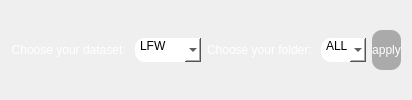
       <widget class="QFrame" name="buttonspace">
        <property name="maximumSize">
         <size>
          <width>16777215</width>
          <height>150</height>
         </size>
        </property>
        <layout class="QHBoxLayout" name="horizontalLayout_4">
         <item>
          <widget class="QLabel" name="label_21">
           <property name="maximumSize">
            <size>
             <width>150</width>
             <height>50</height>
            </size>
           </property>
           <property name="styleSheet">
            <string notr="true">background-color: &quot;transparent&quot;;
color: rgb(255, 255, 255);
font: 10pt &quot;Georgia&quot;;
</string>
           </property>
           <property name="text">
            <string>Choose your dataset: </string>
           </property>
           <property name="alignment">
            <set>Qt::AlignRight|Qt::AlignTrailing|Qt::AlignVCenter</set>
           </property>
          </widget>
         </item>
         <item>
          <widget class="QComboBox" name="datasetcombobox">
           <property name="maximumSize">
            <size>
             <width>100</width>
             <height>16777215</height>
            </size>
           </property>
           <property name="styleSheet">
            <string notr="true"> QComboBox {
        background-color: white;
        font: 10pt &quot;Georgia&quot;;
        padding-bottom: 8px;
        padding-left: 5px;
        border-radius: 10px;
		align:justify
    }
    
    QComboBox::down-arrow {
        subcontrol-origin: padding;
        subcontrol-position: bottom right;
        border-radius: 10px;
        text-align: center;
		image: url(:/icons/images/fleche-vers-le-bas.png);
		border:none
    }
    
    QComboBox QAbstractItemView {
        background-color: white;
    }
    
    QComboBox QAbstractItemView::item:hover {
        background-color: qlineargradient(spread:pad, x1:0.5, y1:0, x2:0.5, y2:1, stop:0 rgba(90, 255, 231, 255), stop:1 rgba(21, 205, 202, 255));
        color: white;
    }
QComboBox QAbstractItemView {
    background-color: white;
}

QComboBox QAbstractItemView::scrollbar:vertical {
    background-color: #E0E0E0;  /* Set the background color of the vertical scrollbar */
    width: 10px;                /* Set the width of the scrollbar */
}

QComboBox QAbstractItemView::scrollbar-handle:vertical {
    background-color: #BDBDBD;  /* Set the color of the scrollbar handle */
    border-radius: 5px;         /* Add rounded corners to the scrollbar handle */
}

QScrollBar:vertical {border: 1px solid #999999; background:white; width:10px; margin: 0px 0px 0px 0px;}


QScrollBar::handle:vertical {background:rgb(47, 61, 78);  min-height: 0px; border-radius: 20px}</string>
           </property>
           <item>
            <property name="text">
             <string>LFW</string>
            </property>
           </item>
           <item>
            <property name="text">
             <string>XQLFW</string>
            </property>
           </item>
          </widget>
         </item>
         <item>
          <widget class="QLabel" name="label_14">
           <property name="maximumSize">
            <size>
             <width>150</width>
             <height>50</height>
            </size>
           </property>
           <property name="styleSheet">
            <string notr="true">background-color: &quot;transparent&quot;;
color: rgb(255, 255, 255);
font: 10pt &quot;Georgia&quot;;
</string>
           </property>
           <property name="text">
            <string>Choose your folder: </string>
           </property>
           <property name="alignment">
            <set>Qt::AlignRight|Qt::AlignTrailing|Qt::AlignVCenter</set>
           </property>
          </widget>
         </item>
         <item>
          <widget class="QComboBox" name="foldcombobox">
           <property name="maximumSize">
            <size>
             <width>100</width>
             <height>16777215</height>
            </size>
           </property>
           <property name="styleSheet">
            <string notr="true"> QComboBox {
        background-color: white;
        font: 10pt &quot;Georgia&quot;;
        padding-bottom: 8px;
        padding-left: 5px;
        border-radius: 10px;
		align:justify
    }
    
    QComboBox::down-arrow {
        subcontrol-origin: content;
        subcontrol-position: bottom right;
        border-radius: 10px;
        text-align: center;
		image: url(:/icons/images/fleche-vers-le-bas.png);
		border:none
    }
    
    QComboBox QAbstractItemView {
        background-color: white;
    }
    
    QComboBox QAbstractItemView::item:hover {
        background-color: qlineargradient(spread:pad, x1:0.5, y1:0, x2:0.5, y2:1, stop:0 rgba(90, 255, 231, 255), stop:1 rgba(21, 205, 202, 255));
        color: white;
    }
QComboBox QAbstractItemView {
    background-color: white;
}

QComboBox QAbstractItemView::scrollbar:vertical {
    background-color: #E0E0E0;  /* Set the background color of the vertical scrollbar */
    width: 10px;                /* Set the width of the scrollbar */
}

QComboBox QAbstractItemView::scrollbar-handle:vertical {
    background-color: #BDBDBD;  /* Set the color of the scrollbar handle */
    border-radius: 5px;         /* Add rounded corners to the scrollbar handle */
}

QScrollBar:vertical {border: 1px solid #999999; background:white; width:10px; margin: 0px 0px 0px 0px;}


QScrollBar::handle:vertical {background:rgb(47, 61, 78);  min-height: 0px; border-radius: 20px}</string>
           </property>
           <item>
            <property name="text">
             <string>ALL</string>
            </property>
           </item>
           <item>
            <property name="text">
             <string>0</string>
            </property>
           </item>
           <item>
            <property name="text">
             <string>1</string>
            </property>
           </item>
           <item>
            <property name="text">
             <string>2</string>
            </property>
           </item>
           <item>
            <property name="text">
             <string>3</string>
            </property>
           </item>
           <item>
            <property name="text">
             <string>4</string>
            </property>
           </item>
           <item>
            <property name="text">
             <string>5</string>
            </property>
           </item>
           <item>
            <property name="text">
             <string>6</string>
            </property>
           </item>
           <item>
            <property name="text">
             <string>7</string>
            </property>
           </item>
           <item>
            <property name="text">
             <string>8</string>
            </property>
           </item>
           <item>
            <property name="text">
             <string>9</string>
            </property>
           </item>
          </widget>
         </item>
         <item>
          <widget class="QPushButton" name="apply_folds_verif_btn">
           <property name="enabled">
            <bool>false</bool>
           </property>
           <property name="maximumSize">
            <size>
             <width>200</width>
             <height>40</height>
            </size>
           </property>
           <property name="styleSheet">
            <string notr="true">background-color: rgb(170, 170, 170);border-radius: 10px;color:rgb(255, 255, 255);
font: 75 10pt &quot;Georgia&quot;;</string>
           </property>
           <property name="text">
            <string>apply</string>
           </property>
          </widget>
         </item>
        </layout>
       </widget>
